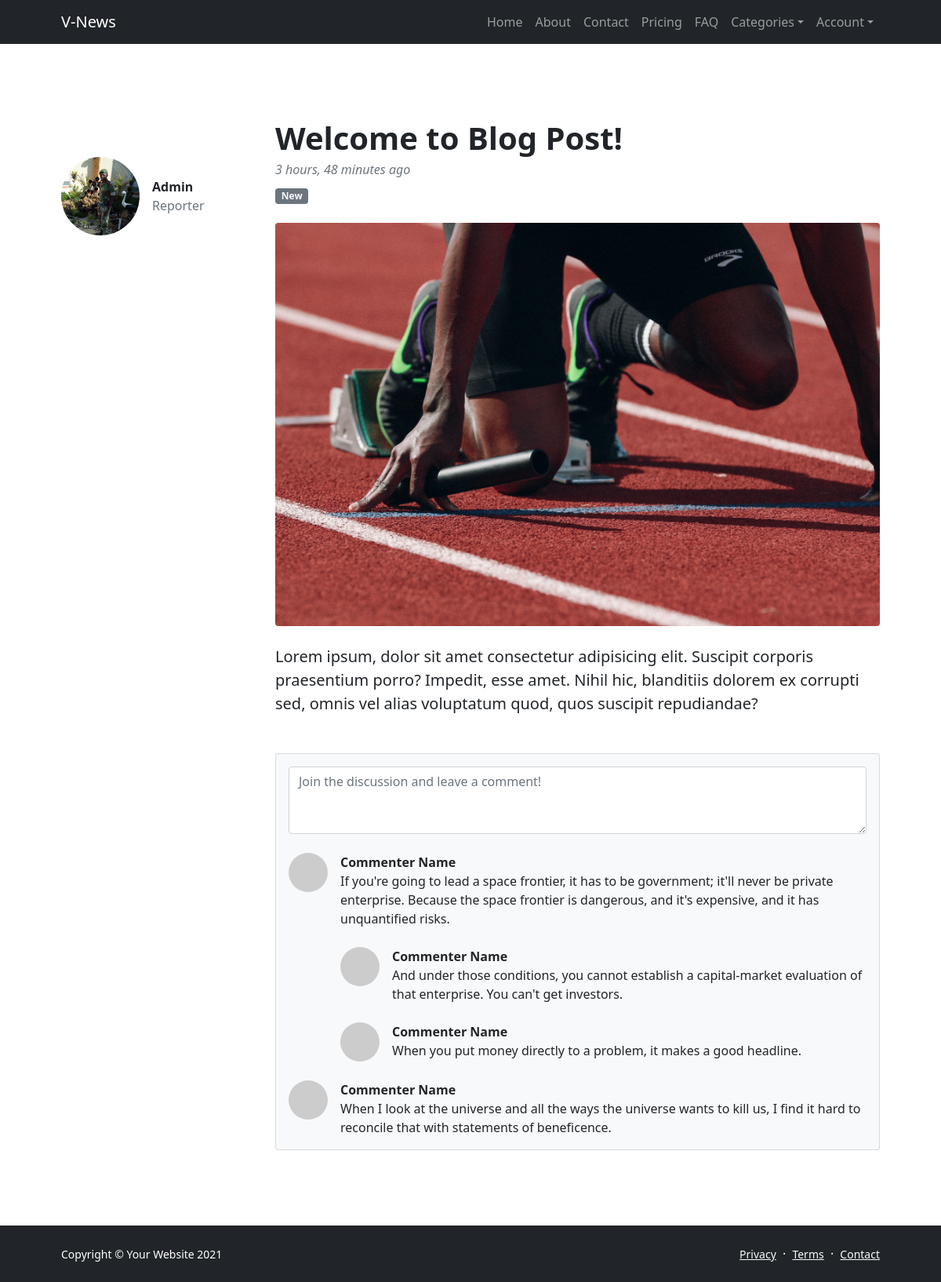
Page /articles/article/adminolumpics-set-monday-2-feb-2022/ on the committed database.
### articles/models.py (models this page shows, shortened)
class Article(models.Model):
    user = models.ForeignKey(User, related_name='articles', on_delete=models.CASCADE)
    category = models.ForeignKey(Category, related_name='articles', on_delete=models.CASCADE)
    tags = models.ManyToManyField(Tag, related_name='articles',)
    image = models.ImageField(default='article_images/default.png', upload_to='article_images')
    video = models.FileField(blank=True, null=True, upload_to='article_videos')
    slug = models.SlugField(unique=True, null=True)
    title = models.CharField(default="", max_length=50)
    content = models.TextField(default="")
    published = models.DateTimeField(auto_now=True, auto_now_add=False)
    date = models.DateField(auto_now=True, auto_now_add=False)
    featured = models.BooleanField(default=False)
    class Meta:
        verbose_name = _("Article")
        verbose_name_plural = _("Articles")

class Tag(models.Model):
    name = models.CharField(default="", max_length=50)
    slug = models.SlugField(unique=True, null=True)
    class Meta:
        verbose_name = _("Tag")
        verbose_name_plural = _("Tags")

### users/models.py (models this page shows, shortened)
class Profile(models.Model):
    user = models.OneToOneField(User, related_name='profile', on_delete=models.CASCADE)
    avatar = models.ImageField(default='avatars/default.png', upload_to='avatars')
    slug = models.SlugField(unique=True, null=True)
    skill = models.CharField(default="", max_length=50)
    class Meta:
        verbose_name = _("profile")
        verbose_name_plural = _("profiles")

### articles/views.py (the view)
# urls.py: path("article/<slug>/", views.ArticleDetailView.as_view(), name="article_detail"),
class ArticleDetailView(DetailView):
    model = Article
    context_object_name = 'article'
    template_name = "article.html"
    def get_context_data(self, **kwargs):
        context = super().get_context_data(**kwargs)
        context["page_title"] = 'article'
        return context

### articles/models.py (called while the page is built)
    def get_absolute_url(self):
        return reverse("stories:category_detail", kwargs={"slug": self.slug})

### home/custom_context_processor.py (called while the page is built)
def engine(request):
    return {
       "site_name": 'v-news',
       'categories': Category.objects.all()
    }

### articles/templates/article.html
{% extends 'base.html' %}
{% block content %}
<section class="py-5">
    <div class="container px-5 my-5">
        <div class="row gx-5">
            <div class="col-lg-3">
                <div class="d-flex align-items-center mt-lg-5 mb-4">
                    <img style="width: 100px;height: 100px;object-fit: cover;" class="img-fluid rounded-circle" src="{{ article.user.profile.avatar.url }}" alt="..." />
                    <div class="ms-3">
                        <div class="fw-bold">{{ article.user.username|title }}</div>
                        <div class="text-muted">{{ article.user.profile.skill|title }}</div>
                    </div>
                </div>
            </div>
            <div class="col-lg-9">
                <article>
                    <header class="mb-4">
                        <h1 class="fw-bolder mb-1">Welcome to Blog Post!</h1>
                        <div class="text-muted fst-italic mb-2">{{ article.published|timesince }} ago </div>
                        {% for t in article.tags.all %}
                        <a class="badge bg-secondary text-decoration-none link-light" href="#!">{{ t.name|title }}</a> {% endfor %}
                    </header>
                    <figure class="mb-4"><img class="img-fluid rounded" src="{{ article.image.url }}" alt="..." /></figure>
                    <section class="mb-5">
                        <p class="fs-5 mb-4">{{ article.content|capfirst }}</p>
                    </section>
                </article>
                <section>
                    <div class="card bg-light">
                        <div class="card-body">
                            <form class="mb-4"><textarea class="form-control" rows="3" placeholder="Join the discussion and leave a comment!"></textarea></form>
                            <div class="d-flex mb-4">
                                <div class="flex-shrink-0"><img class="rounded-circle" src="https://dummyimage.com/50x50/ced4da/6c757d.jpg" alt="..." /></div>
                                <div class="ms-3">
                                    <div class="fw-bold">Commenter Name</div>
                                    If you're going to lead a space frontier, it has to be government; it'll never be private enterprise. Because the space frontier is dangerous, and it's expensive, and it has unquantified risks.
                                    <div class="d-flex mt-4">
                                        <div class="flex-shrink-0"><img class="rounded-circle" src="https://dummyimage.com/50x50/ced4da/6c757d.jpg" alt="..." /></div>
                                        <div class="ms-3">
                                            <div class="fw-bold">Commenter Name</div>
                                            And under those conditions, you cannot establish a capital-market evaluation of that enterprise. You can't get investors.
                                        </div>
                                    </div>
                                    <div class="d-flex mt-4">
                                        <div class="flex-shrink-0"><img class="rounded-circle" src="https://dummyimage.com/50x50/ced4da/6c757d.jpg" alt="..." /></div>
                                        <div class="ms-3">
                                            <div class="fw-bold">Commenter Name</div>
                                            When you put money directly to a problem, it makes a good headline.
                                        </div>
                                    </div>
                                </div>
                            </div>
                            <div class="d-flex">
                                <div class="flex-shrink-0"><img class="rounded-circle" src="https://dummyimage.com/50x50/ced4da/6c757d.jpg" alt="..." /></div>
                                <div class="ms-3">
                                    <div class="fw-bold">Commenter Name</div>
                                    When I look at the universe and all the ways the universe wants to kill us, I find it hard to reconcile that with statements of beneficence.
                                </div>
                            </div>
                        </div>
                    </div>
                </section>
            </div>
        </div>
    </div>
</section>
{% endblock content %}

### rows in the picture
Article: user.profile.avatar (picture), user.username "Admin", user.profile.skill "Reporter", published "3 hours, 48 minutes", image (picture), content "Lorem ipsum, dolor sit amet consectetur adipisicing elit. Suscipit corporis praesentium porro? Impedit, esse amet. Nihil hic, blanditiis dolorem ex corrupti sed, omnis vel alias voluptatum quod, quos suscipit repudiandae?"
Tag: name "New"

### other values in the picture
{{ site_name|title }} "V-News"
